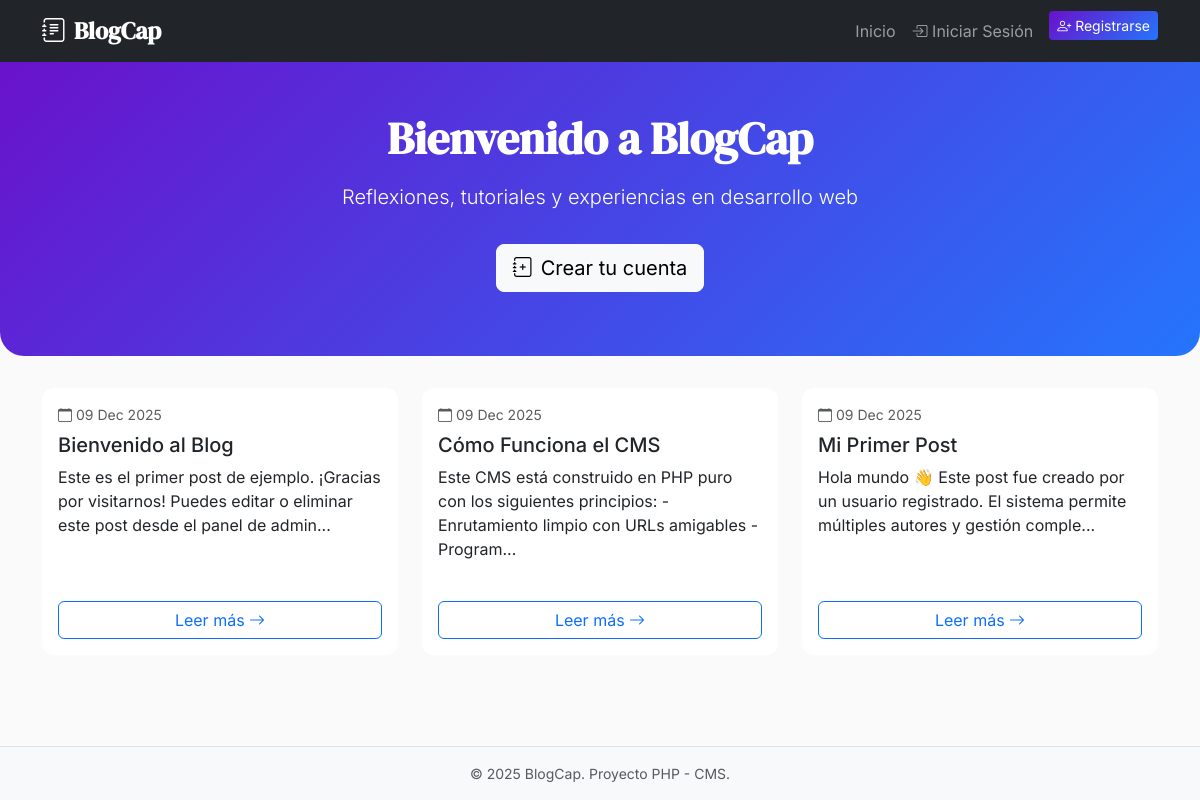
Before: / with the older database file.
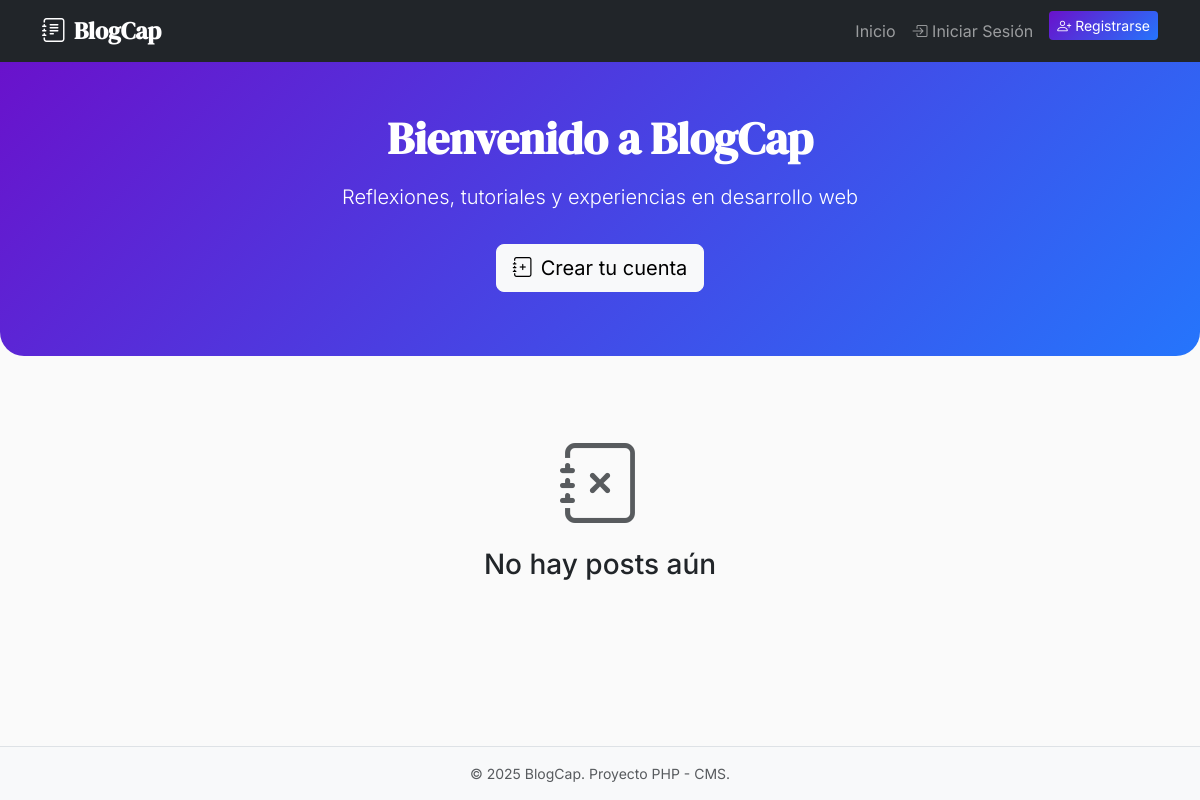
After: the same page with the newer database file.
### tables this page shows
CREATE TABLE IF NOT EXISTS `posts` (
  `id` int(11) NOT NULL AUTO_INCREMENT,
  `user_id` int(11) NOT NULL,
  `title` varchar(255) NOT NULL,
  `slug` varchar(255) NOT NULL UNIQUE,
  `content` text NOT NULL,
  `image_path` varchar(255) DEFAULT NULL,
  `published_at` timestamp DEFAULT CURRENT_TIMESTAMP,
  PRIMARY KEY (`id`),
  FOREIGN KEY (`user_id`) REFERENCES `users`(`id`) ON DELETE CASCADE
);

### src/Controllers/HomeController.php (called while the page is built, shortened)
<?php
class HomeController
{
    public function index(): void
    {
        $posts = Post::all();
        include __DIR__ . '/../Views/home.php';
        $content = ob_get_clean();
        include __DIR__ . '/../Views/layouts/main.php';
    }
}

### public/index.php (called while the page is built, shortened)
<?php
$router = new Router();
$router->get('/', [HomeController::class, 'index']);
$router->get('/blog/{slug}', [PostController::class, 'show']);
$router->get('/login', [AuthController::class, 'showLogin']);
$router->post('/login', [AuthController::class, 'login']);
$router->get('/register', [AuthController::class, 'showRegister']);
$router->post('/register', [AuthController::class, 'register']);
$router->get('/logout', [AuthController::class, 'logout']);
$uri = parse_url($_SERVER['REQUEST_URI'], PHP_URL_PATH);
$method = $_SERVER['REQUEST_METHOD'];
$router->dispatch($uri, $method);

### src/Core/SessionManager.php (called while the page is built, shortened)
<?php
class SessionManager
{
    public static function isLoggedIn(): bool
    {
        return isset($_SESSION['logged_in']) && $_SESSION['logged_in'] === true;
    }
}

### src/Models/Post.php (called while the page is built, shortened)
<?php
class Post
{
    private string $title;
    private string $slug;
    private string $content;
    private string $publishedAt;
    public function __construct(
        int $id,
        int $userId,
        string $title,
        string $slug,
        string $content,
        ?string $imagePath = null,
        string $publishedAt = ''
    ) {
        $this->title = $title;
        $this->slug = $slug;
        $this->content = $content;
        $this->publishedAt = $publishedAt ?: date('Y-m-d H:i:s');
    }
    public function getTitle(): string
    {
        return $this->title;
    }
    public function getSlug(): string
    {
        return $this->slug;
    }
    public function getContent(): string
    {
        return $this->content;
    }
    public function getPublishedAt(): string
    {
        return $this->publishedAt;
    }
    public static function all(): array
    {
        $pdo = Database::getConnection();
        $stmt = $pdo->query("SELECT * FROM posts ORDER BY published_at DESC");
        $posts = [];
        while ($row = $stmt->fetch()) {
            $posts[] = new self(
                (int)$row['id'],
                (int)$row['user_id'],
                $row['title'],
                $row['slug'],
                $row['content'],
                $row['image_path'],
                $row['published_at']
            );
        }
        return $posts;
    }
}

### src/Views/home.php (the view, shortened to what this page needs)
<section class="hero">
    <div class="container text-center">
        <h1>Bienvenido a BlogCap</h1>
        <p class="lead mt-3">Reflexiones, tutoriales y experiencias en desarrollo web</p>
        <?php if (!\App\Core\SessionManager::isLoggedIn()): ?>
            <a href="/register" class="btn btn-light btn-lg mt-3">
                <i class="bi bi-journal-plus me-2"></i>Crear tu cuenta
            </a>
        <?php endif; ?>
    </div>
</section>
<div class="container">
    <div class="row">
        <?php if (empty($posts)): ?>
            <div class="col-12">
                <div class="text-center py-5">
                    <i class="bi bi-journal-x display-1 text-muted"></i>
                    <h3 class="mt-3">No hay posts aún</h3>
                </div>
            </div>
        <?php else: ?>
            <?php foreach ($posts as $post): ?>
                <div class="col-md-6 col-lg-4 mb-4">
                    <div class="card post-card h-100">
                        <div class="card-body d-flex flex-column">
                            <small class="text-muted">
                                <i class="bi bi-calendar"></i> <?= date('d M Y', strtotime($post->getPublishedAt())) ?>
                            </small>
                            <h5 class="card-title mt-2"><?= htmlspecialchars($post->getTitle()) ?></h5>
                            <p class="card-text flex-grow-1">
                                <?= htmlspecialchars(substr(strip_tags($post->getContent()), 0, 120)) ?>...
                            </p>
                            <a href="/blog/<?= htmlspecialchars($post->getSlug()) ?>"
                                class="btn btn-outline-primary mt-auto">
                                Leer más <i class="bi bi-arrow-right"></i>
                            </a>
                        </div>
                    </div>
                </div>
            <?php endforeach; ?>
        <?php endif; ?>
    </div>
</div>

### src/Core/Router.php (shortened to what this page needs)
<?php
class Router
{
    private array $routes = [];
    public function get(string $path, $handler): void
    {
        $this->routes['GET'][$path] = $handler;
    }
    public function post(string $path, $handler): void
    {
        $this->routes['POST'][$path] = $handler;
    }
    public function dispatch(string $uri, string $method): void
    {
        $uri = rtrim($uri, '/');
        $uri = $uri === '' ? '/' : $uri;
        if (isset($this->routes[$method][$uri])) {
            $handler = $this->routes[$method][$uri];
            $this->executeHandler($handler);
            return;
        }
    }
    private function executeHandler($handler, array $params = []): void
    {
        if (is_array($handler) && count($handler) === 2) {
            $controller = new $handler[0]();
            $method = $handler[1];
            call_user_func_array([$controller, $method], $params);
            return;
        }
    }
}

### src/Views/layouts/main.php (shortened to what this page needs)
<!DOCTYPE html>
<html lang="es" data-bs-theme="light">
<head>
    <link href="https://cdn.jsdelivr.net/npm/bootstrap@5.3.3/dist/css/bootstrap.min.css" rel="stylesheet">
    <link rel="stylesheet" href="https://cdn.jsdelivr.net/npm/bootstrap-icons@1.11.3/font/bootstrap-icons.min.css">
</head>
<body class="d-flex flex-column min-vh-100">
    <nav class="navbar navbar-expand-lg navbar-dark bg-dark fixed-top">
        <div class="container">
            <a class="navbar-brand" href="/">
                <i class="bi bi-journal-text me-2"></i>BlogCap
            </a>
            <div class="collapse navbar-collapse" id="navbarNav">
                <ul class="navbar-nav ms-auto">
                    <li class="nav-item">
                        <a class="nav-link" href="/">Inicio</a>
                    </li>
                    <?php if (\App\Core\SessionManager::isLoggedIn()): ?>
                        <li class="nav-item">
                            <a class="nav-link" href="/admin/posts">
                                <i class="bi bi-pencil-square"></i> Admin
                            </a>
                        </li>
                        <li class="nav-item dropdown">
                            <a class="nav-link dropdown-toggle" href="#" id="userDropdown" role="button" data-bs-toggle="dropdown">
                                👋 <?= htmlspecialchars($_SESSION['username']) ?>
                            </a>
                            <ul class="dropdown-menu dropdown-menu-end">
                                <li><a class="dropdown-item" href="/logout"><i class="bi bi-box-arrow-right"></i> Salir</a></li>
                            </ul>
                        </li>
                    <?php else: ?>
                        <li class="nav-item">
                            <a class="nav-link" href="/login"><i class="bi bi-box-arrow-in-right"></i> Iniciar Sesión</a>
                        </li>
                        <li class="nav-item">
                            <a class="btn btn-sm btn-theme text-white ms-2" href="/register">
                                <i class="bi bi-person-plus"></i> Registrarse
                            </a>
                        </li>
                    <?php endif; ?>
                </ul>
            </div>
        </div>
    </nav>
    <main class="flex-grow-1">
        <?= $content ?? '' ?>
    </main>
    <footer class="mt-auto py-3 bg-light border-top">
        <div class="container text-center text-muted small">
            © <?= date('Y') ?> BlogCap. Proyecto PHP - CMS.
        </div>
    </footer>
</body>
</html>

### src/Views/layouts/main.php (style rules this page uses)
:root { --bs-body-font-family: 'Inter', -apple-system, BlinkMacSystemFont, sans-serif; --bs-heading-font-family: 'DM Serif Display', serif; }
body { background-color: #fafafa; }
.navbar-brand { font-family: var(--bs-heading-font-family) !important; font-weight: 600; font-size: 1.5rem; }
.hero { background: linear-gradient(135deg, #6a11cb 0%, #2575fc 100%); color: white; padding: 4rem 0; margin-bottom: 2rem; border-radius: 0 0 1.5rem 1.5rem; }
.hero h1 { font-family: var(--bs-heading-font-family); font-weight: 600; font-size: 2.8rem; }
.btn-theme { background: linear-gradient(135deg, #6a11cb, #2575fc); border: none; }
.post-card { transition: transform 0.3s, box-shadow 0.3s; border: none; border-radius: 12px; overflow: hidden; margin-bottom: 1.5rem; }

Changed rows visible on the page:
removed posts: published_at "09 Dec 2025", title "Bienvenido al Blog", content "Este es el primer post de ejemplo. ¡Gracias por visitarnos! Puedes editar o eliminar este post desde el panel de admin"
removed posts: published_at "09 Dec 2025", title "Cómo Funciona el CMS", content "Este CMS está construido en PHP puro con los siguientes principios: - Enrutamiento limpio con URLs amigables - Program"
removed posts: published_at "09 Dec 2025", title "Mi Primer Post", content "Hola mundo 👋 Este post fue creado por un usuario registrado. El sistema permite múltiples autores y gestión comple"
Other visible differences:
text now shown: "No hay posts aún"
